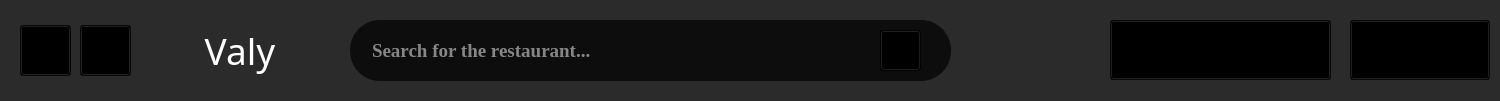
    <widget class="QWidget" name="TitleBar" native="true">
     <property name="geometry">
      <rect>
       <x>0</x>
       <y>0</y>
       <width>1500</width>
       <height>101</height>
      </rect>
     </property>
     <property name="styleSheet">
      <string notr="true">background-color: rgba(0,0,0,150);
</string>
     </property>
     <widget class="QLineEdit" name="lineEditSearch">
      <property name="geometry">
       <rect>
        <x>350</x>
        <y>20</y>
        <width>601</width>
        <height>61</height>
       </rect>
      </property>
      <property name="font">
       <font>
        <family>Times New Roman</family>
        <pointsize>14</pointsize>
        <weight>75</weight>
        <bold>true</bold>
       </font>
      </property>
      <property name="whatsThis">
       <string>&lt;html&gt;&lt;head/&gt;&lt;body&gt;&lt;p&gt;&lt;br/&gt;&lt;/p&gt;&lt;/body&gt;&lt;/html&gt;</string>
      </property>
      <property name="styleSheet">
       <string notr="true">COLOR: rgb(255, 255, 255);
background-color: rgba(0,0,0,180);

border-radius: 30px;
padding-left: 20px;
</string>
      </property>
      <property name="text">
       <string/>
      </property>
      <property name="placeholderText">
       <string>Search for the restaurant...</string>
      </property>
     </widget>
     <widget class="QPushButton" name="pushButtonSearch">
      <property name="geometry">
       <rect>
        <x>880</x>
        <y>30</y>
        <width>41</width>
        <height>41</height>
       </rect>
      </property>
      <property name="styleSheet">
       <string notr="true">QPushButton {
    background-color: transparent;
    border-radius: 10px;
    padding: 5px;
}

QPushButton:hover{
    background-color: rgb(71, 71, 71); 
};

</string>
      </property>
      <property name="text">
       <string/>
      </property>
      <property name="icon">
       <iconset>
        <normaloff>../Images/ic_search.png</normaloff>../Images/ic_search.png</iconset>
      </property>
      <property name="iconSize">
       <size>
        <width>50</width>
        <height>50</height>
       </size>
      </property>
     </widget>
     <widget class="QPushButton" name="pushButtonWriteReview">
      <property name="geometry">
       <rect>
        <x>1110</x>
        <y>20</y>
        <width>221</width>
        <height>60</height>
       </rect>
      </property>
      <property name="font">
       <font>
        <family>Georgia</family>
        <pointsize>14</pointsize>
        <weight>75</weight>
        <bold>true</bold>
       </font>
      </property>
      <property name="styleSheet">
       <string notr="true">QPushButton {
    background-color: transparent;
    border-radius: 10px;
    padding: 5px;
	color: rgb(255, 255, 255);
}

QPushButton:hover{
    background-color: rgb(71, 71, 71); 
};

</string>
      </property>
      <property name="text">
       <string>Write a review</string>
      </property>
     </widget>
     <widget class="QPushButton" name="pushButtonLogOut">
      <property name="geometry">
       <rect>
        <x>1350</x>
        <y>20</y>
        <width>140</width>
        <height>60</height>
       </rect>
      </property>
      <property name="font">
       <font>
        <family>Georgia</family>
        <pointsize>14</pointsize>
        <weight>75</weight>
        <italic>false</italic>
        <bold>true</bold>
       </font>
      </property>
      <property name="styleSheet">
       <string notr="true">
QPushButton {
    background-color: rgb(255, 255, 255);
    border-radius: 10px;
    padding: 5px;
}

QPushButton:hover{
    background-color: rgba(231, 230, 230, 252); 
    color: black;
};

</string>
      </property>
      <property name="text">
       <string>Log Out</string>
      </property>
     </widget>
     <widget class="QPushButton" name="pushButtonWritePrevious">
      <property name="geometry">
       <rect>
        <x>20</x>
        <y>25</y>
        <width>51</width>
        <height>51</height>
       </rect>
      </property>
      <property name="font">
       <font>
        <family>VNI-Souvir</family>
        <pointsize>12</pointsize>
        <weight>75</weight>
        <bold>true</bold>
       </font>
      </property>
      <property name="styleSheet">
       <string notr="true">

QPushButton {
    background-color: transparent;
    border-radius: 10px;
    padding: 5px;
	color: rgb(255, 255, 255);
}

QPushButton:hover{
    background-color: rgb(71, 71, 71); 
};
background-color: transparent;</string>
      </property>
      <property name="text">
       <string/>
      </property>
      <property name="icon">
       <iconset>
        <normaloff>../Images/ic_left.png</normaloff>../Images/ic_left.png</iconset>
      </property>
      <property name="iconSize">
       <size>
        <width>40</width>
        <height>40</height>
       </size>
      </property>
     </widget>
     <widget class="QPushButton" name="pushButtonWriteNext">
      <property name="geometry">
       <rect>
        <x>80</x>
        <y>25</y>
        <width>51</width>
        <height>51</height>
       </rect>
      </property>
      <property name="font">
       <font>
        <family>VNI-Souvir</family>
        <pointsize>12</pointsize>
        <weight>75</weight>
        <bold>true</bold>
       </font>
      </property>
      <property name="styleSheet">
       <string notr="true">
QPushButton {
    background-color: transparent;
    border-radius: 10px;
    padding: 5px;
	color: rgb(255, 255, 255);
}

QPushButton:hover{
    background-color: rgb(71, 71, 71); 
};
background-color: transparent;
</string>
      </property>
      <property name="text">
       <string/>
      </property>
      <property name="icon">
       <iconset>
        <normaloff>../Images/ic_right.png</normaloff>../Images/ic_right.png</iconset>
      </property>
      <property name="iconSize">
       <size>
        <width>40</width>
        <height>40</height>
       </size>
      </property>
     </widget>
     <widget class="QLabel" name="labelValy">
      <property name="geometry">
       <rect>
        <x>150</x>
        <y>0</y>
        <width>180</width>
        <height>101</height>
       </rect>
      </property>
      <property name="font">
       <font>
        <family>VNI-Ariston</family>
        <pointsize>28</pointsize>
        <weight>9</weight>
        <italic>false</italic>
        <bold>false</bold>
       </font>
      </property>
      <property name="styleSheet">
       <string notr="true">background-color: transparent;
color: rgb(255, 255, 255);font: 75 28pt &quot;VNI-Ariston&quot;;</string>
      </property>
      <property name="text">
       <string>Valy</string>
      </property>
      <property name="scaledContents">
       <bool>true</bool>
      </property>
      <property name="alignment">
       <set>Qt::AlignCenter</set>
      </property>
     </widget>
    </widget>
